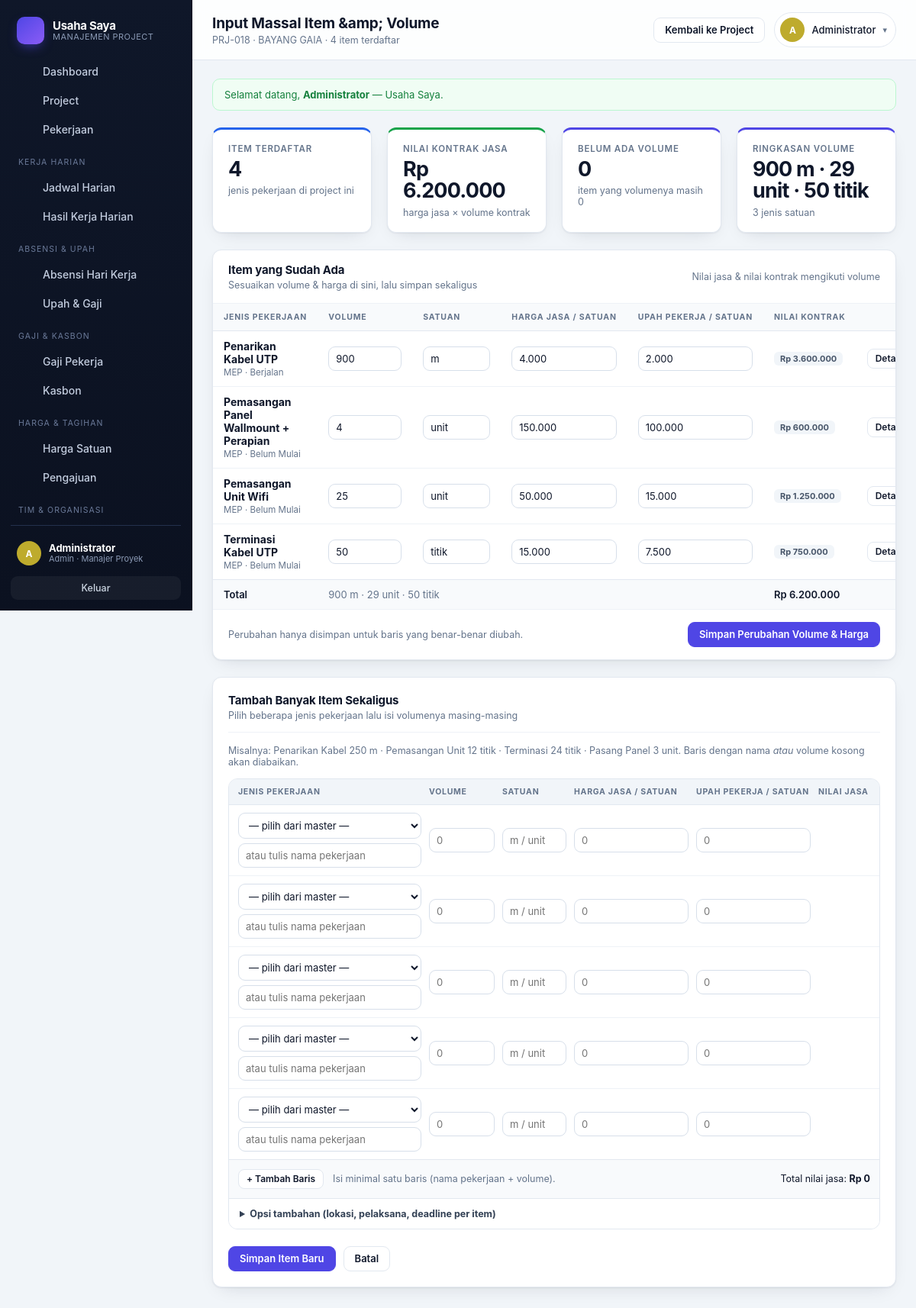
The page /pekerjaan_batch.php?project_id=7 (signed in) on the database its author committed.
### tables this page shows
CREATE TABLE perusahaan (
    id                INTEGER PRIMARY KEY AUTOINCREMENT,
    nama              TEXT NOT NULL,
    slug              TEXT NOT NULL DEFAULT '',
    logo              TEXT NOT NULL DEFAULT '',
    kontak_nama       TEXT NOT NULL DEFAULT '',
    kontak_telepon    TEXT NOT NULL DEFAULT '',
    masa_aktif_sampai TEXT NOT NULL DEFAULT '',
    maks_user         INTEGER NOT NULL DEFAULT 0,
    aktif             INTEGER NOT NULL DEFAULT 1,
    catatan           TEXT NOT NULL DEFAULT '',
    created_at        TEXT NOT NULL DEFAULT (datetime('now','localtime'))
, tutup_buku_tgl INTEGER NOT NULL DEFAULT 25);

CREATE TABLE users (
    id            INTEGER PRIMARY KEY AUTOINCREMENT,
    username      TEXT NOT NULL UNIQUE,
    password_hash TEXT NOT NULL,
    nama          TEXT NOT NULL,
    role          TEXT NOT NULL DEFAULT 'pekerja',
    jabatan       TEXT NOT NULL DEFAULT '',
    telepon       TEXT NOT NULL DEFAULT '',
    aktif         INTEGER NOT NULL DEFAULT 1,
    created_at    TEXT NOT NULL DEFAULT (datetime('now','localtime'))
, upah_harian REAL NOT NULL DEFAULT 0, skema TEXT NOT NULL DEFAULT 'harian', perusahaan_id INTEGER NOT NULL DEFAULT 0, is_owner INTEGER NOT NULL DEFAULT 0);

CREATE TABLE pekerjaan (
    id           INTEGER PRIMARY KEY AUTOINCREMENT,
    project_id   INTEGER NOT NULL REFERENCES projects(id) ON DELETE CASCADE,
    lokasi_id    INTEGER REFERENCES lokasi(id) ON DELETE SET NULL,
    nama         TEXT NOT NULL,
    kategori     TEXT NOT NULL DEFAULT '',
    volume       REAL NOT NULL DEFAULT 0,
    satuan       TEXT NOT NULL DEFAULT '',
    status       TEXT NOT NULL DEFAULT 'belum',
    progress     INTEGER NOT NULL DEFAULT 0,
    mulai        TEXT NOT NULL DEFAULT '',
    deadline     TEXT NOT NULL DEFAULT '',
    prioritas    TEXT NOT NULL DEFAULT 'normal',
    pelaksana_id INTEGER REFERENCES users(id) ON DELETE SET NULL,
    keterangan   TEXT NOT NULL DEFAULT '',
    created_at   TEXT NOT NULL DEFAULT (datetime('now','localtime'))
, harga_satuan_id INTEGER REFERENCES harga_satuan(id) ON DELETE SET NULL, harga_jasa REAL NOT NULL DEFAULT 0, harga_upah REAL NOT NULL DEFAULT 0, volume_realisasi REAL NOT NULL DEFAULT 0, realisasi_tanggal TEXT NOT NULL DEFAULT '', realisasi_catatan TEXT NOT NULL DEFAULT '', volume_auto INTEGER NOT NULL DEFAULT 0, perusahaan_id INTEGER NOT NULL DEFAULT 0, tagih_status TEXT NOT NULL DEFAULT 'belum', tagih_diajukan_tanggal TEXT NOT NULL DEFAULT '', tagih_dibayar_tanggal TEXT NOT NULL DEFAULT '', tagih_catatan TEXT NOT NULL DEFAULT '', tagih_volume REAL NOT NULL DEFAULT 0);

### inc/layout.php (shortened to what the rows shown need)
<?php
function render_header(string $title, string $subtitle = '', string $actions = ''): void
{
    $u = current_user();
    $merek = brand();
    ?>
<!DOCTYPE html>
<html lang="id">
<head>
<link rel="stylesheet" href="assets/style.css">
</head>
<body>
<div class="shell">
  <aside class="sidebar" id="sidebar">
    <div class="brand">
      <span class="brand-text">
        <strong><?= e($merek['nama']) ?></strong>
        <small>Manajemen Project</small>
      </span>
    </div>
    <div class="side-foot">
      <div class="side-user">
        <?= badge_avatar($u['nama']) ?>
        <div class="side-user-info">
          <strong><?= e($u['nama']) ?></strong>
          <small><?= e(role_label($u['role'])) ?><?= $u['jabatan'] ? ' · ' . e($u['jabatan']) : '' ?></small>
        </div>
      </div>
    </div>
  </aside>
  <main class="main">
    <header class="topbar">
      <div class="topbar-title">
        <h1><?= e($title) ?></h1>
      </div>
      <div class="topbar-actions">
        <details class="user-menu">
          <summary>
            <?= badge_avatar($u['nama']) ?>
            <span class="user-menu-name"><?= e($u['nama']) ?></span>
            <span class="caret">▾</span>
          </summary>
        </details>
      </div>
    </header>
    <div class="content">
<?php
}
function render_footer(): void
{
    ?>
    </div>
  </main>
</div>
</body>
</html>
<?php
}

### inc/util.php (shortened to what the rows shown need)
<?php
function e(?string $v): string
{
    return htmlspecialchars((string) $v, ENT_QUOTES, 'UTF-8');
}
function initials(string $nama): string
{
    $parts = preg_split('/\s+/', trim($nama)) ?: [];
    $out = '';
    foreach (array_slice($parts, 0, 2) as $p) {
        if (function_exists('mb_substr')) {
            $out .= mb_strtoupper(mb_substr($p, 0, 1), 'UTF-8');
        } else {
            preg_match('/./u', $p, $m);
            $out .= strtoupper($m[0] ?? '');
        }
    }
    return $out !== '' ? $out : '?';
}
function avatar_hue(string $s): int
{
    return (int) (crc32($s) % 360);
}
function badge_avatar(string $nama, string $size = ''): string
{
    return '<span class="avatar ' . $size . '" style="--h:' . avatar_hue($nama) . '">' . e(initials($nama)) . '</span>';
}

### pekerjaan_batch.php (shortened to what the rows shown need)
<?php
require_once __DIR__ . '/inc/auth.php';
require_once __DIR__ . '/inc/layout.php';
$u = require_role(['admin', 'pelaksana']);
$projectId = (int) ($_GET['project_id'] ?? $_POST['project_id'] ?? 0);
$project = get_project($projectId);
$items = fetch_pekerjaan(['project_id' => $projectId]);
render_header(
    'Input Massal Item &amp; Volume',
    $project['kode'] . ' · ' . e($project['nama']) . ' · ' . count($items) . ' item terdaftar',
    '<a class="btn" href="project_detail.php?id=' . $projectId . '">Kembali ke Project</a>'
);
?>
<?php if ($items): ?>
  <form method="post" class="card flush">
    <div class="card-head">
      <div>
        <h2>Item yang Sudah Ada</h2>
      </div>
    </div>
    <div class="table-wrap">
      <table class="tbl items-batch-tbl">
        <thead>
          <tr>
            <th>Jenis pekerjaan</th>
            <th>Volume</th>
            <th>Satuan</th>
            <th>Harga jasa / satuan</th>
            <th>Upah pekerja / satuan</th>
            <th>Nilai kontrak</th>
            <th></th>
          </tr>
        </thead>
        <tbody>
        <?php foreach ($items as $pj): $wid = (int) $pj['id']; ?>
          <tr>
            <td>
              <div class="cell-stack">
                <strong><?= e($pj['nama']) ?></strong>
                <small>
                  <?= e($pj['kategori'] !== '' ? $pj['kategori'] : 'tanpa kategori') ?>
                  · <?= e(status_label($pj['status'])) ?>
                </small>
              </div>
            </td>
            <td><input type="text" name="upd_volume[<?= $wid ?>]" value="<?= e((float) $pj['volume'] > 0 ? num($pj['volume']) : '') ?>" placeholder="0" data-batch-volume></td>
            <td><input type="text" name="upd_satuan[<?= $wid ?>]" value="<?= e($pj['satuan']) ?>" placeholder="m / unit" style="width:88px"></td>
            <td><input type="text" name="upd_jasa[<?= $wid ?>]" value="<?= (float) $pj['harga_jasa'] > 0 ? e(num($pj['harga_jasa'])) : '' ?>" placeholder="0" data-batch-jasa></td>
            <td><input type="text" name="upd_upah[<?= $wid ?>]" value="<?= (float) $pj['harga_upah'] > 0 ? e(num($pj['harga_upah'])) : '' ?>" placeholder="0" data-batch-upah></td>
            <td class="nowrap"><span class="tag" data-batch-nilai><?= e(rupiah(nilai_kontrak_pekerjaan($pj))) ?></span></td>
            <td class="right nowrap">
              <a class="btn btn-sm" href="pekerjaan_form.php?id=<?= $wid ?>">Detail</a>
            </td>
          </tr>
        <?php endforeach; ?>
        </tbody>
      </table>
    </div>
  </form>
<?php endif; ?>
<form method="post" class="card">
  <div class="card-head" style="padding:0 0 14px;border-bottom:1px solid var(--line-soft);margin-bottom:16px">
    <div>
      <h2>Tambah Banyak Item Sekaligus</h2>
    </div>
  </div>
</form>
<?php render_footer(); ?>

### rows shown on the page
perusahaan: nama "Usaha Saya"
users: nama "A A", nama "Administrator", role "Admin", jabatan "Manajer Proyek"
pekerjaan: nama "Penarikan Kabel UTP", kategori "MEP", status "Berjalan", volume "900", satuan "m", harga_jasa "4.000", harga_upah "2.000", rupiah(nilai_kontrak_pekerjaan($pj)) "Rp 3.600.000"
pekerjaan: nama "Pemasangan Panel Wallmount + Perapian", kategori "MEP", status "Belum Mulai", volume "4", satuan "unit", harga_jasa "150.000", harga_upah "100.000", rupiah(nilai_kontrak_pekerjaan($pj)) "Rp 600.000"
pekerjaan: nama "Pemasangan Unit Wifi", kategori "MEP", status "Belum Mulai", volume "25", satuan "unit", harga_jasa "50.000", harga_upah "15.000", rupiah(nilai_kontrak_pekerjaan($pj)) "Rp 1.250.000"
pekerjaan: nama "Terminasi Kabel UTP", kategori "MEP", status "Belum Mulai", volume "50", satuan "titik", harga_jasa "15.000", harga_upah "7.500", rupiah(nilai_kontrak_pekerjaan($pj)) "Rp 750.000"

### other values the page prints
$item['label'] "Dashboard"
$item['label'] "Project"
$item['label'] "Pekerjaan"
$item['sep'] "KERJA HARIAN"
$item['label'] "Jadwal Harian"
$item['label'] "Hasil Kerja Harian"
$item['sep'] "ABSENSI & UPAH"
$item['label'] "Absensi Hari Kerja"
$item['label'] "Upah & Gaji"
$item['sep'] "GAJI & KASBON"
$item['label'] "Gaji Pekerja"
$item['label'] "Kasbon"
$item['sep'] "HARGA & TAGIHAN"
$item['label'] "Harga Satuan"
$item['label'] "Pengajuan"
